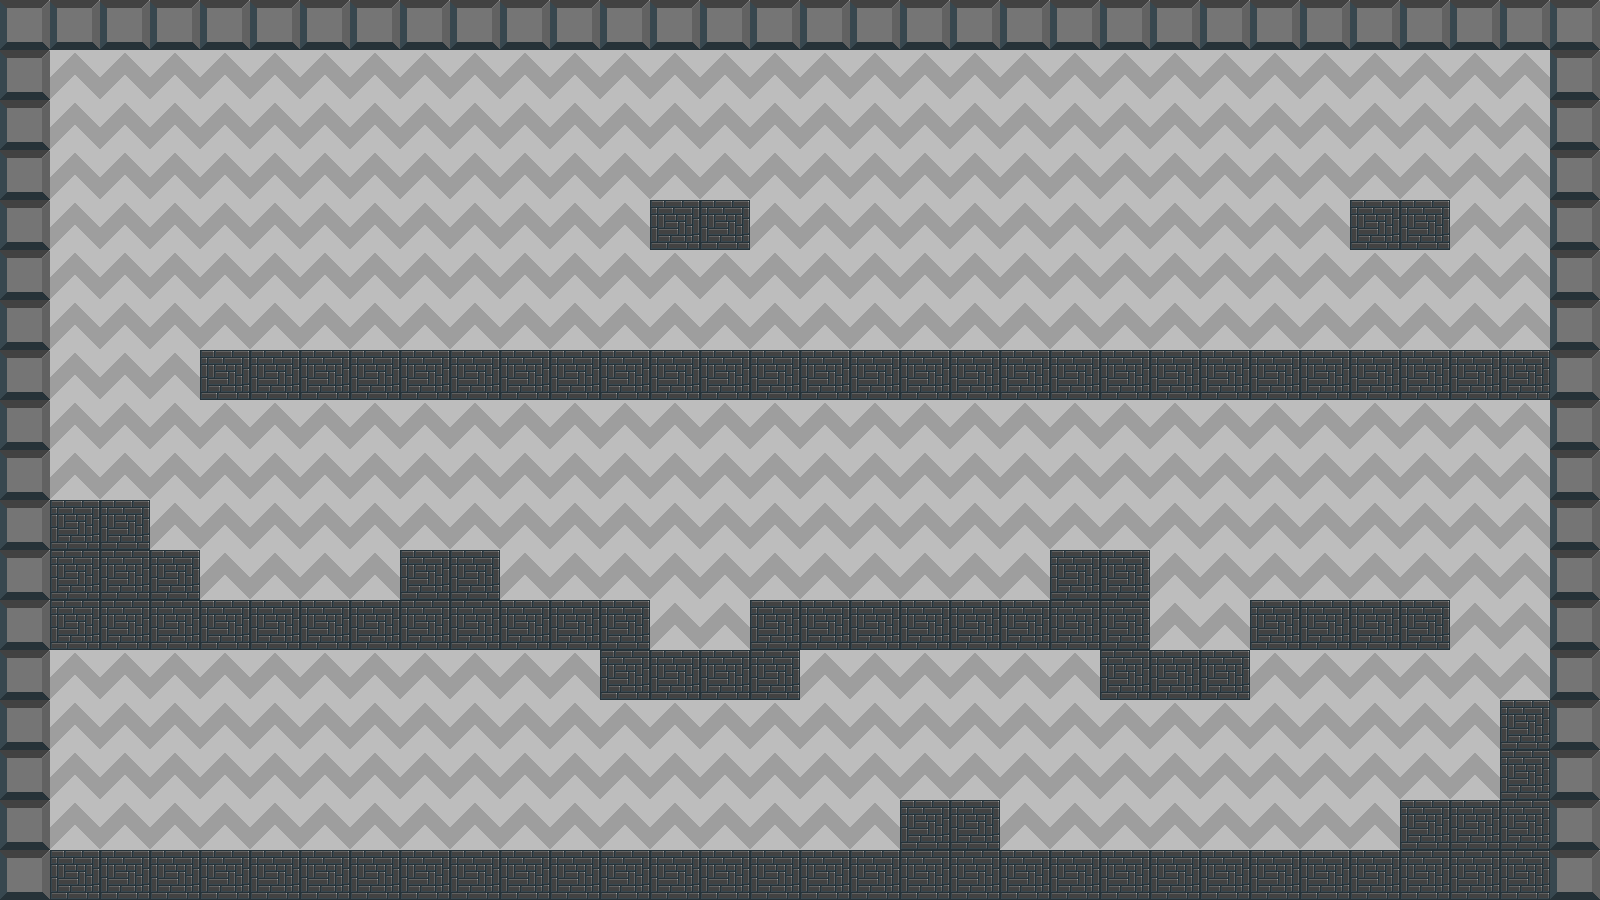

The image is a tile-based game level rendered from a .tmx file. Its description and complete source (layers, tilesets, objects, tile grids) follow:
An orthogonal 32x18 tile map with 50x50 px tiles, 2 tile layers (Fundo, Camada de Tiles 1).

<map version="1.5" tiledversion="1.7.0" orientation="orthogonal" renderorder="left-down" width="32" height="18" tilewidth="50" tileheight="50" infinite="0" nextlayerid="3" nextobjectid="1">
 <tileset firstgid="1" source="../jogoTileset.tsx" />
 <layer id="2" name="Fundo" width="32" height="18">
  <data encoding="csv">
2,2,2,2,2,2,2,2,2,2,2,2,2,2,2,2,2,2,2,2,2,2,2,2,2,2,2,2,2,2,2,2,
2,2,2,2,2,2,2,2,2,2,2,2,2,2,2,2,2,2,2,2,2,2,2,2,2,2,2,2,2,2,2,2,
2,2,2,2,2,2,2,2,2,2,2,2,2,2,2,2,2,2,2,2,2,2,2,2,2,2,2,2,2,2,2,2,
2,2,2,2,2,2,2,2,2,2,2,2,2,2,2,2,2,2,2,2,2,2,2,2,2,2,2,2,2,2,2,2,
2,2,2,2,2,2,2,2,2,2,2,2,2,2,2,2,2,2,2,2,2,2,2,2,2,2,2,2,2,2,2,2,
2,2,2,2,2,2,2,2,2,2,2,2,2,2,2,2,2,2,2,2,2,2,2,2,2,2,2,2,2,2,2,2,
2,2,2,2,2,2,2,2,2,2,2,2,2,2,2,2,2,2,2,2,2,2,2,2,2,2,2,2,2,2,2,2,
2,2,2,2,2,2,2,2,2,2,2,2,2,2,2,2,2,2,2,2,2,2,2,2,2,2,2,2,2,2,2,2,
2,2,2,2,2,2,2,2,2,2,2,2,2,2,2,2,2,2,2,2,2,2,2,2,2,2,2,2,2,2,2,2,
2,2,2,2,2,2,2,2,2,2,2,2,2,2,2,2,2,2,2,2,2,2,2,2,2,2,2,2,2,2,2,2,
2,2,2,2,2,2,2,2,2,2,2,2,2,2,2,2,2,2,2,2,2,2,2,2,2,2,2,2,2,2,2,2,
2,2,2,2,2,2,2,2,2,2,2,2,2,2,2,2,2,2,2,2,2,2,2,2,2,2,2,2,2,2,2,2,
2,2,2,2,2,2,2,2,2,2,2,2,2,2,2,2,2,2,2,2,2,2,2,2,2,2,2,2,2,2,2,2,
2,2,2,2,2,2,2,2,2,2,2,2,2,2,2,2,2,2,2,2,2,2,2,2,2,2,2,2,2,2,2,2,
2,2,2,2,2,2,2,2,2,2,2,2,2,2,2,2,2,2,2,2,2,2,2,2,2,2,2,2,2,2,2,2,
2,2,2,2,2,2,2,2,2,2,2,2,2,2,2,2,2,2,2,2,2,2,2,2,2,2,2,2,2,2,2,2,
2,2,2,2,2,2,2,2,2,2,2,2,2,2,2,2,2,2,2,2,2,2,2,2,2,2,2,2,2,2,2,2,
2,2,2,2,2,2,2,2,2,2,2,2,2,2,2,2,2,2,2,2,2,2,2,2,2,2,2,2,2,2,2,2
</data>
 </layer>
 <layer id="1" name="Camada de Tiles 1" width="32" height="18">
  <data encoding="csv">
5,5,5,5,5,5,5,5,5,5,5,5,5,5,5,5,5,5,5,5,5,5,5,5,5,5,5,5,5,5,5,5,
5,0,0,0,0,0,0,0,0,0,0,0,0,0,0,0,0,0,0,0,0,0,0,0,0,0,0,0,0,0,0,5,
5,0,0,0,0,0,0,0,0,0,0,0,0,0,0,0,0,0,0,0,0,0,0,0,0,0,0,0,0,0,0,5,
5,0,0,0,0,0,0,0,0,0,0,0,0,0,0,0,0,0,0,0,0,0,0,0,0,0,0,0,0,0,0,5,
5,0,0,0,0,0,0,0,0,0,0,0,0,1,1,0,0,0,0,0,0,0,0,0,0,0,0,1,1,0,0,5,
5,0,0,0,0,0,0,0,0,0,0,0,0,0,0,0,0,0,0,0,0,0,0,0,0,0,0,0,0,0,0,5,
5,0,0,0,0,0,0,0,0,0,0,0,0,0,0,0,0,0,0,0,0,0,0,0,0,0,0,0,0,0,0,5,
5,0,0,0,1,1,1,1,1,1,1,1,1,1,1,1,1,1,1,1,1,1,1,1,1,1,1,1,1,1,1,5,
5,0,0,0,0,0,0,0,0,0,0,0,0,0,0,0,0,0,0,0,0,0,0,0,0,0,0,0,0,0,0,5,
5,0,0,0,0,0,0,0,0,0,0,0,0,0,0,0,0,0,0,0,0,0,0,0,0,0,0,0,0,0,0,5,
5,1,1,0,0,0,0,0,0,0,0,0,0,0,0,0,0,0,0,0,0,0,0,0,0,0,0,0,0,0,0,5,
5,1,1,1,0,0,0,0,1,1,0,0,0,0,0,0,0,0,0,0,0,1,1,0,0,0,0,0,0,0,0,5,
5,1,1,1,1,1,1,1,1,1,1,1,1,0,0,1,1,1,1,1,1,1,1,0,0,1,1,1,1,0,0,5,
5,0,0,0,0,0,0,0,0,0,0,0,1,1,1,1,0,0,0,0,0,0,1,1,1,0,0,0,0,0,0,5,
5,0,0,0,0,0,0,0,0,0,0,0,0,0,0,0,0,0,0,0,0,0,0,0,0,0,0,0,0,0,1,5,
5,0,0,0,0,0,0,0,0,0,0,0,0,0,0,0,0,0,0,0,0,0,0,0,0,0,0,0,0,0,1,5,
5,0,0,0,0,0,0,0,0,0,0,0,0,0,0,0,0,0,1,1,0,0,0,0,0,0,0,0,1,1,1,5,
5,1,1,1,1,1,1,1,1,1,1,1,1,1,1,1,1,1,1,1,1,1,1,1,1,1,1,1,1,1,1,5
</data>
 </layer>
</map>